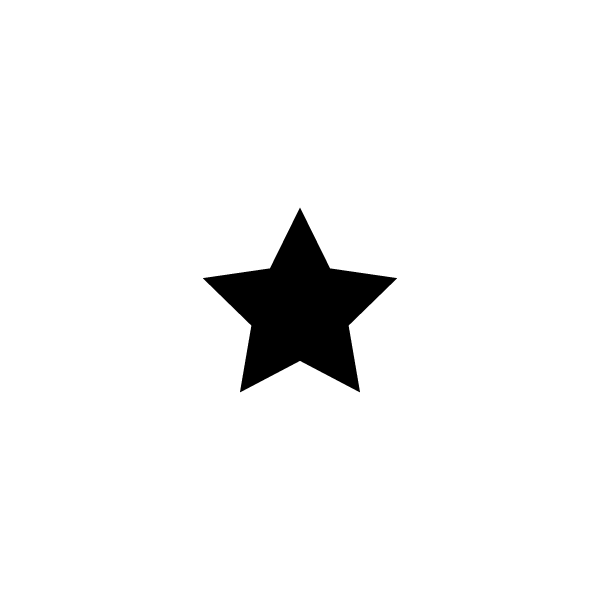
#> input picture SEM 2/IP/Img/star.png, 601 x 602 px, found by its file name
$ python remove_bg.py
#> lines starting #> are read from the running program, lines starting #| are printed output that depends on the picture
import cv2
import numpy as np

# Load the input image
image = cv2.imread('Img\star.png')
#> image is the input picture: shape (602, 601, 3); min 0, max 255, mean 244.2

# Initialize a mask with the same dimensions as the image
mask = np.zeros(image.shape[:2], dtype=np.uint8)

# Define the rectangle enclosing the foreground object (x, y, width, height)
# Adjust these values based on your specific image
rect = (50, 50, 450, 600)

# Initialize background and foreground models (used internally by GrabCut)
background_model = np.zeros((1, 65), np.float64)
foreground_model = np.zeros((1, 65), np.float64)

# Apply GrabCut algorithm with the defined rectangle
cv2.grabCut(
    image,
    mask,
    rect,
    background_model,
    foreground_model,
    iterCount=5,
    mode=cv2.GC_INIT_WITH_RECT
)

# Create a binary mask where 0 (background) and 2 (probable background) are 0
# and 1 (foreground) and 3 (probable foreground) are 1
binary_mask = np.where((mask == 0) | (mask == 2), 0, 1).astype('uint8')

# Apply the binary mask to the original image to extract the foreground
result = image * binary_mask[:, :, np.newaxis]
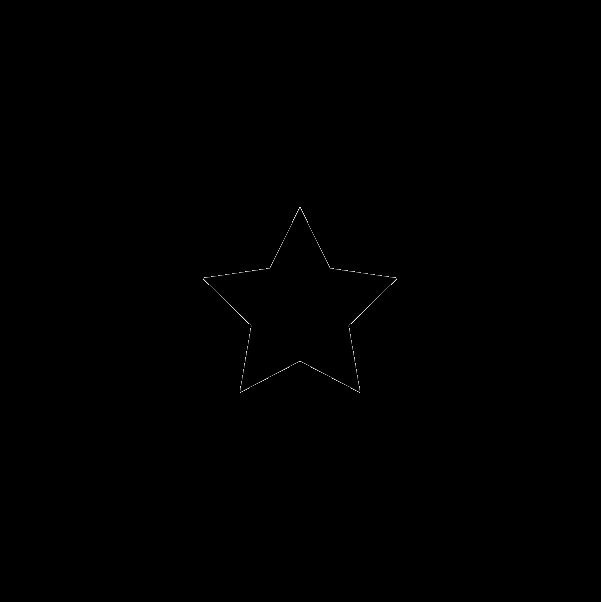
#> result: shape (602, 601, 3); min 0, max 239, mean 0.2

# Save the result
cv2.imwrite('output.jpg', result)

# Optional: Display the result (requires GUI support)
cv2.imshow('Foreground', result)
cv2.waitKey(0)
cv2.destroyAllWindows()

$ run again, with SEM 2/IP/Img/circle.png copied over SEM 2/IP/Img/star.png
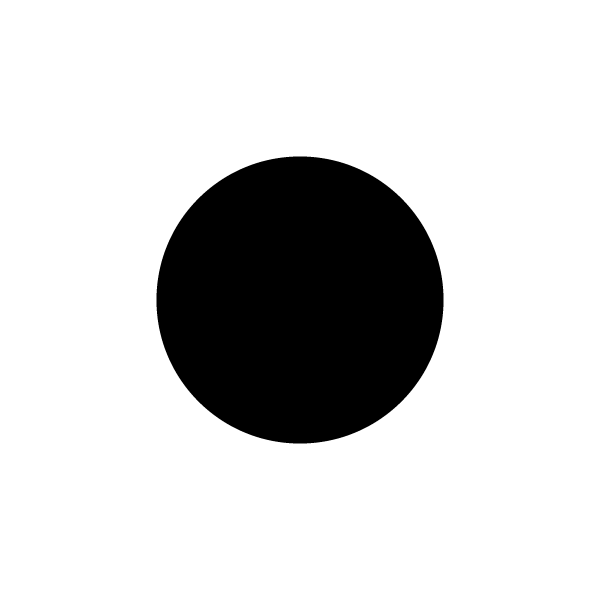
#> input picture SEM 2/IP/Img/circle.png, 601 x 602 px, found by its file name
#> image is the input picture: shape (602, 601, 3); min 0, max 255, mean 209.3
#> `result = image * binary_mask[:, :, np.newaxis]`:
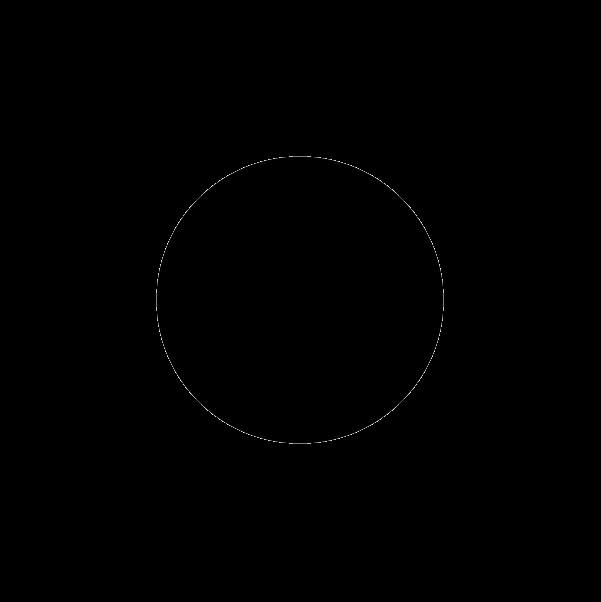
#> result: shape (602, 601, 3); min 0, max 239, mean 0.3
